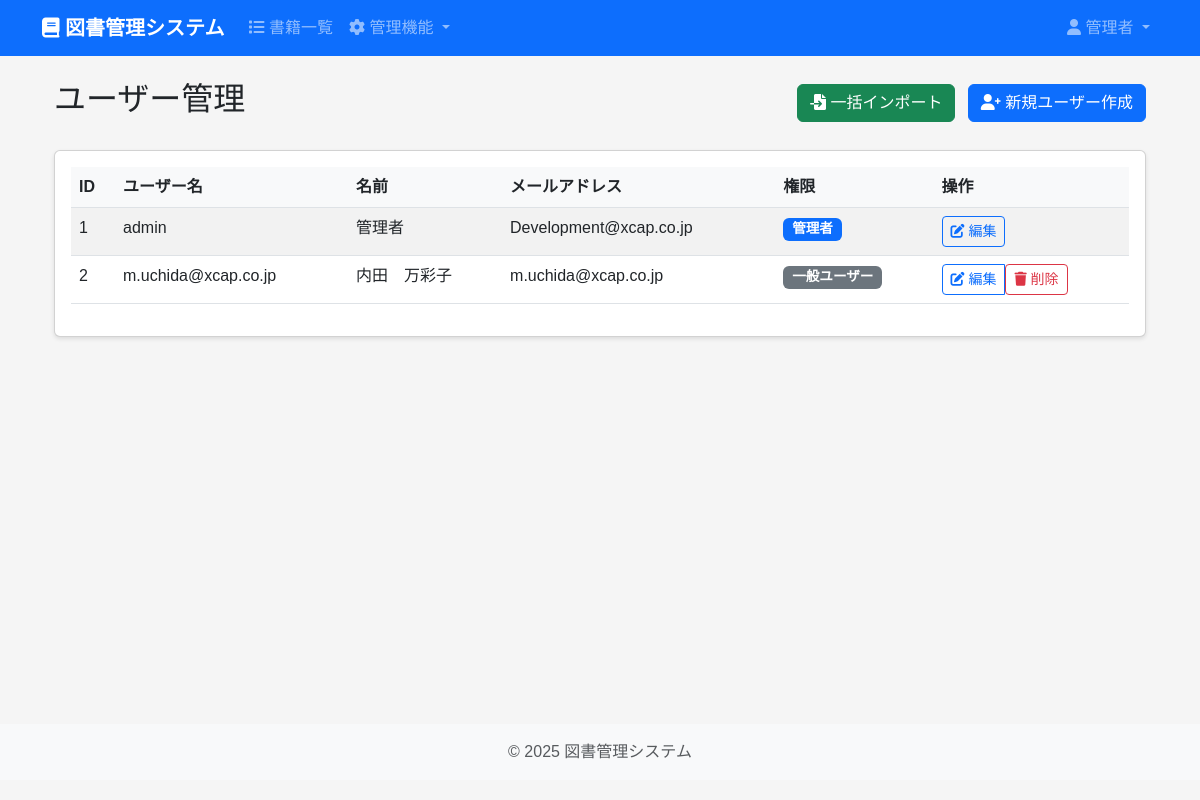
Page /admin/users (signed in) on the committed database.
### models.py (models this page shows, shortened)
class User(db.Model, UserMixin):
    __tablename__ = 'users'
    id = db.Column(db.Integer, primary_key=True)
    username = db.Column(db.String(50), unique=True, nullable=False, index=True)
    password_hash = db.Column(db.String(256), nullable=False)
    name = db.Column(db.String(100), nullable=False)  # 氏名
    email = db.Column(db.String(120), unique=True, index=True)    # メールアドレス
    is_admin = db.Column(db.Boolean, default=False)   # 権限（管理者かどうか）
    created_at = db.Column(db.DateTime, default=datetime.utcnow)
    updated_at = db.Column(db.DateTime, default=datetime.utcnow, onupdate=datetime.utcnow)

### routes/admin.py (the view)
@admin_bp.route('/users')
@login_required
def user_list():
    if not current_user.is_admin:
        flash('この機能は管理者のみ利用できます。', 'danger')
        return redirect(url_for('books.index'))
    users = User.query.all()
    return render_template('admin/users.html', users=users)

### templates/admin/users.html (shortened to what this page needs)
{% extends "base.html" %}
{% block content %}
<div class="container">
    <div class="d-flex justify-content-between align-items-center mb-4">
        <h2>ユーザー管理</h2>
        <div>
            <a href="{{ url_for('admin.import_users') }}" class="btn btn-success me-2">
                <i class="fas fa-file-import"></i> 一括インポート
            </a>
            <a href="{{ url_for('admin.new_user') }}" class="btn btn-primary">
                <i class="fas fa-user-plus"></i> 新規ユーザー作成
            </a>
        </div>
    </div>
    <div class="card">
        <div class="card-body">
            <div class="table-responsive">
                <table class="table table-striped table-hover">
                    <thead>
                        <tr>
                            <th>ID</th>
                            <th>ユーザー名</th>
                            <th>名前</th>
                            <th>メールアドレス</th>
                            <th>権限</th>
                            <th>操作</th>
                        </tr>
                    </thead>
                    <tbody>
                        {% for user in users %}
                        <tr>
                            <td>{{ user.id }}</td>
                            <td>{{ user.username }}</td>
                            <td>{{ user.name }}</td>
                            <td>{{ user.email }}</td>
                            <td>
                                {% if user.is_admin %}
                                <span class="badge bg-primary">管理者</span>
                                {% else %}
                                <span class="badge bg-secondary">一般ユーザー</span>
                                {% endif %}
                            </td>
                            <td>
                                <div class="btn-group" role="group">
                                    <a href="{{ url_for('admin.edit_user', user_id=user.id) }}" class="btn btn-sm btn-outline-primary">
                                        <i class="fas fa-edit"></i> 編集
                                    </a>
                                    {% if user.id != current_user.id %}
                                    <form method="POST" action="{{ url_for('admin.delete_user', user_id=user.id) }}" class="d-inline" onsubmit="return confirm('本当に削除しますか？');">
                                        <button type="submit" class="btn btn-sm btn-outline-danger">
                                            <i class="fas fa-trash"></i> 削除
                                        </button>
                                    </form>
                                    {% endif %}
                                </div>
                            </td>
                        </tr>
                        {% endfor %}
                    </tbody>
                </table>
            </div>
        </div>
    </div>
</div>
{% endblock %}

### templates/base.html (shortened to what this page needs)
<!DOCTYPE html>
<html lang="ja">
<head>
    <link href="https://cdn.jsdelivr.net/npm/bootstrap@5.3.0/dist/css/bootstrap.min.css" rel="stylesheet">
    <link href="https://cdnjs.cloudflare.com/ajax/libs/font-awesome/6.0.0/css/all.min.css" rel="stylesheet">
    <link href="{{ url_for('static', filename='css/style.css') }}" rel="stylesheet">
</head>
<body>
    <nav class="navbar navbar-expand-lg navbar-dark bg-primary">
        <div class="container">
            <a class="navbar-brand" href="{{ url_for('books.index') }}">
                <i class="fas fa-book"></i> 図書管理システム
            </a>
            <div class="collapse navbar-collapse" id="navbarNav">
                <ul class="navbar-nav me-auto">
                    <li class="nav-item">
                        <a class="nav-link" href="{{ url_for('books.index') }}">
                            <i class="fas fa-list"></i> 書籍一覧
                        </a>
                    </li>
                    {% if current_user.is_admin %}
                    <li class="nav-item dropdown">
                        <a class="nav-link dropdown-toggle" href="#" id="adminDropdown" role="button" data-bs-toggle="dropdown">
                            <i class="fas fa-cog"></i> 管理機能
                        </a>
                    </li>
                    {% endif %}
                </ul>
                {% if current_user.is_authenticated %}
                <ul class="navbar-nav">
                    <li class="nav-item dropdown">
                        <a class="nav-link dropdown-toggle" href="#" id="userDropdown" role="button" data-bs-toggle="dropdown">
                            <i class="fas fa-user"></i> {{ current_user.name }}
                        </a>
                    </li>
                </ul>
                {% endif %}
            </div>
        </div>
    </nav>
    <main class="container my-4">
        {% block content %}{% endblock %}
    </main>
    <footer class="footer mt-auto py-3 bg-light">
        <div class="container text-center">
            <span class="text-muted">© 2025 図書管理システム</span>
        </div>
    </footer>
</body>
</html>

### static/css/style.css (style rules this page uses)
body { font-family: 'Noto Sans JP', sans-serif; background-color: #f5f5f5; }
.navbar-brand { font-weight: bold; }
main { min-height: calc(100vh - 180px); }
footer { margin-top: 2rem; }
.card { box-shadow: 0 2px 4px rgba(0, 0, 0, 0.1); margin-bottom: 1.5rem; }
.table th { background-color: #f8f9fa; }
.badge { font-size: 0.85rem; }

### rows in the picture
User: name "管理者", id "1", username "admin", email "Development@xcap.co.jp", is_admin "管理者"
User: id "2", username "m.uchida@xcap.co.jp", name "内田 万彩子", email "m.uchida@xcap.co.jp", is_admin "一般ユーザー"
